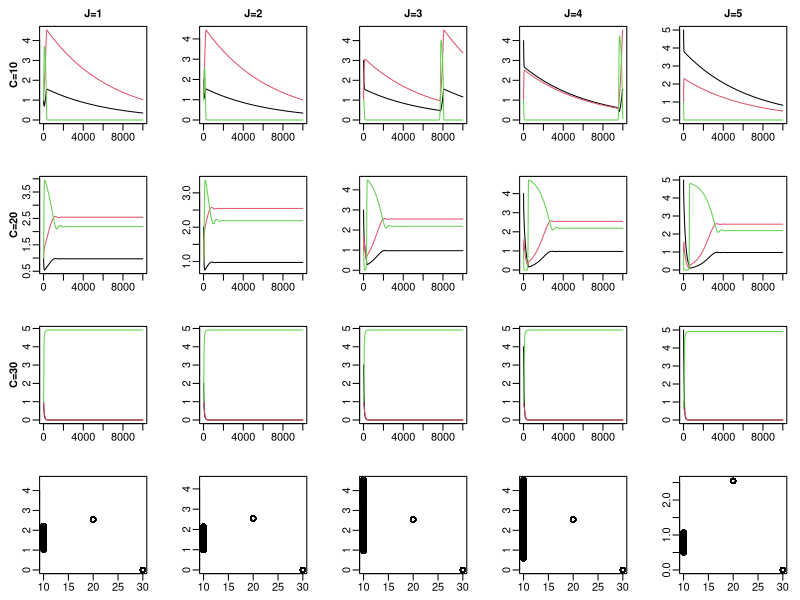

This figure's R source:

library(deSolve)

#### RUNTIME ###################################################################

# start timing script
start <- proc.time()

#### PARAMETERS ################################################################

# t subscript in variable name indicates temperature-sensitive
# base terms are now the scaling factor for temperature-sensitive terms

# z: adult to juvenile size ratio
z<-0.2
# p: adult modifier on production of juveniles
# can use to modify stage structure, seems like it needs to be <1
p<-0.4
# sig: conversion efficiency of resource to useful energy for fish
sig<-0.7
# M: maximum ingestion rate
# make mass specific?
M<-0.5
# MS: function breadth for max intake rate
# i.e. attack rate, opens downward
MS<-10
# H: handling time
# speed at which fish can eat resources (smaller is faster)
H<-1
# HS: function breadth for handling time
# temperature parabola opens upward
HS<-10
# uJ: juvenile mortality
# uJ = 0.05 when C = 20
uJ<-1.625
# uJe: activation energy of juvenile mortality
uJe<--0.006
# uA: adult mortality
# uA = 0.005 when C = 20
uA<-1.625
# uAe: activation energy og adult mortality
uAe<--0.006
# uR: resource mortality
# uR = 0.005 when C = 20
uR<-0.163
# uRe: activation energy of resource mortality
uRe<--0.006
# t: costs of maintaining somatic growth/turnover
# i.e. base level of resource intake you must exceed to mature/reproduce
# t = 0.1 when C = 20
t<-0.326
# te: activation energy of metabolic waste
te<--0.006
# r: resource growth rate
r<-1.5
# rS: function breadth for resource growth rate
# temperature parabola opens downward
rS<-15
# K: resource carrying capacity
K<-5
# B: adult reproductive rate
B<-0.5
# boltzmann's constant
kb<-8.617*10^-5
# t: temperature in degrees celsius
# 20 is optimal, 10 is cold, 30 is hot
C<-20

#### ODE FUNCTIONS #############################################################

# t subscript in variable name indicates temperature-sensitive

# Mt: maximum ingestion rate
# Ht: handling time
# tt: costs of maintaining somatic growth/turnover
# uJt: mortality rate for juveniles
# uAt: mortality rate for adults
# uRt: mortality rate for resources
# rt: resource growth rate
# ca: functional response for adults
# cj: functional response for juveniles
# mj: juvenile maturation rate
# ra: reproduction per adult

BaseStaget<-function(t,y,p){
    {
        J<-y[1]
        A<-y[2]
        R<-y[3]
    }
    with(as.list(p),{
        Mt<-M*exp(-(C-20)^2/(2*MS)^2)
        Ht<-H*exp((C-20)^2/(2*HS)^2)
        tt<-t*exp(te/(kb*C))
        uJt<-uJ*exp(uJe/(kb*C))
        uAt<-uA*exp(uAe/(kb*C))
        uRt<-uR*exp(uRe/(kb*C))
        rt<-r*exp(-(C-23)^2/(2*rS)^2)
        
        ca<-Mt*(R/(Ht+R))
        cj<-Mt*(R/(Ht+R))
        ifelse(((sig*cj)-tt)<0, mj<-0, mj<-(((sig*cj)-tt)-uJt)/(1-z^(1-(uJt/((sig*cj)-tt)))))
        ifelse(((sig*ca)-tt)<0, ra<-0, ra<-((sig*ca)-tt)*B)
        
        dJ.dt<- ra*A -mj*J - uJt *J
        
        dA.dt<- mj*J - uAt*A -ra*p*A
        
        dR.dt<- rt*R*(1-(R/K)) - cj*J - ca*A - uRt*R
        
        return(list(c(dJ.dt,dA.dt,dR.dt)))
    })
}

#### SIMULATION ################################################################

# Set State Variables ----------------------------------------------------------

juv.vec <- c(1,2,3,4,5) # juveniles
a <- 1 # adults
r <- 1 # resources

# Set Parameters ---------------------------------------------------------------

# choose parameter to change
parm.name <- "C"
# choose range of parameters
parm.seq <- seq(10,30,length = 3)

# Set Plot Preferences ---------------------------------------------------------

# plot juvenile, adult, and resource dynamics?
dynamics.plot = T
# plot bifurcation plot?
b.plot = T

# layout for plots
if (dynamics.plot & b.plot) {
    # first rows have dynamics plots for one value in parm.seq
    # last row has bifurcation plots
    # columns have dynamics and bifurcation plots for one value in juv.vec
    par(mfcol=c(length(parm.seq)+1,length(juv.vec)),
        mar=c(2,3,2,1), mgp=c(1.5,0.5,0))
} else if (dynamics.plot) {
    # rows have dynamics plots for one value in parm.seq
    # columns have dynamics plots for one value in juv.vec
    par(mfcol=c(length(parm.seq),length(juv.vec)),
        mar=c(2,3,2,1), mgp=c(1.5,0.5,0))
}

iterations <- 0:10000
iterations <- iterations/10
if (b.plot) {
    # which state variable should be plotted in bifurcation plot?
    b.var <- "Adults"
    # which proportion of iterations should be plotted in bifurcation plot?
    # ex. 0.25 will plot last quarter of iterations
    b.portion <- 0.5
}

# Run Simulation ---------------------------------------------------------------

# create parameter vector
parms<-c(z=z, p=p, sig=sig, M=M, MS=MS, H=H,HS=HS, uJ=uJ, uJe=uJe,
         uA=uA, uAe=uAe, uR=uR, uRe=uRe, t=t, te=te,r=r, rS=rS, K=K, B=B, kb=kb, C=C)
# find index of parameter to change
parm.index <- which(names(parms)==parm.name)

# initialize list to store output
output <- list()

# loop to change initial value of juveniles
for (j in juv.vec) {
    y <- c(j,a,r)
    names(y) <- c("Juveniles", "Adults", "Resources")
    
    
    # loop to change parameter
    for (i in 1:length(parm.seq)) {
        # set parameters
        parms.loop <- parms
        parms.loop[parm.index] <- parm.seq[i]

        # run simulation
        output[[i]] <- ode(y=y, time=iterations, BaseStaget, parms=parms.loop)
        # remove time column
        output[[i]] <- output[[i]][,-1]
        
        # juvenile, adult, and resource dynamics plot
        if (dynamics.plot) {
            matplot(output[[i]],type="l",lty=1,pch=0.5,col=1:3, xlab='', ylab='')
            if (i==1) {
                title(main=paste0("J=",j), cex.main=1)
            }
            if (j == juv.vec[1]) {
                title(ylab=paste0(parm.name,"=",parm.seq[i]), cex.lab=1, font.lab=2)
            }
        }

    } # end parm.seq loop

    # bifurcation plot
    if (b.plot) {
        
        # choose rows to plot
        total.rows <- length(iterations)
        b.first.row <- round(b.portion * total.rows)
        b.last.row <- total.rows
        b.rows <- b.first.row:b.last.row
        
        # set up plot axes and labels
        # TODO change range.lim to depend on bifurcation plot portion
        range.lim <- lapply(output, function(x) apply(x, 2, range))
        range.lim <- apply(do.call("rbind", range.lim), 2, range)
        plot(0, 0, pch = "", xlim = range(parm.seq), ylim = range.lim[,b.var],
             xlab='', ylab='')
        
        # plot points
        for (i in 1:length(parm.seq)) {
            points(rep(parm.seq[i], length(b.rows)), output[[i]][b.rows,b.var])
        }
    }
    
} # end juv.vec loop

#### RUNTIME ###################################################################

# stop timing script
end <- proc.time()
# print elapsed time
print(end[3]-start[3])
